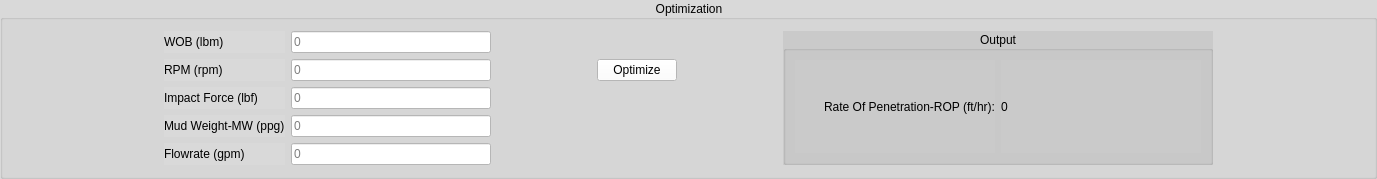
         <widget class="QGroupBox" name="groupBox_16">
          <property name="maximumSize">
           <size>
            <width>16777215</width>
            <height>500</height>
           </size>
          </property>
          <property name="font">
           <font>
            <family>Segoe UI</family>
            <pointsize>9</pointsize>
            <weight>50</weight>
            <bold>false</bold>
            <kerning>true</kerning>
           </font>
          </property>
          <property name="styleSheet">
           <string notr="true">background-color: rgb(217, 217, 217);</string>
          </property>
          <property name="title">
           <string>Optimization</string>
          </property>
          <property name="alignment">
           <set>Qt::AlignCenter</set>
          </property>
          <layout class="QGridLayout" name="gridLayout_22">
           <item row="1" column="2">
            <widget class="QLineEdit" name="RPMLineEdit">
             <property name="minimumSize">
              <size>
               <width>200</width>
               <height>0</height>
              </size>
             </property>
             <property name="maximumSize">
              <size>
               <width>500</width>
               <height>16777215</height>
              </size>
             </property>
             <property name="font">
              <font>
               <family>MS Shell Dlg 2</family>
               <pointsize>9</pointsize>
               <weight>50</weight>
               <bold>false</bold>
               <kerning>true</kerning>
              </font>
             </property>
             <property name="styleSheet">
              <string notr="true">background-color: rgb(255, 255, 255);</string>
             </property>
             <property name="placeholderText">
              <string>0</string>
             </property>
            </widget>
           </item>
           <item row="3" column="1">
            <widget class="QLabel" name="mudWeightLabel_2">
             <property name="maximumSize">
              <size>
               <width>16777215</width>
               <height>16777215</height>
              </size>
             </property>
             <property name="font">
              <font>
               <family>MS Shell Dlg 2</family>
               <pointsize>9</pointsize>
               <weight>50</weight>
               <bold>false</bold>
               <kerning>true</kerning>
              </font>
             </property>
             <property name="text">
              <string>Mud Weight-MW (ppg)</string>
             </property>
            </widget>
           </item>
           <item row="0" column="1">
            <widget class="QLabel" name="WOBLabel">
             <property name="minimumSize">
              <size>
               <width>80</width>
               <height>0</height>
              </size>
             </property>
             <property name="maximumSize">
              <size>
               <width>16777215</width>
               <height>16777215</height>
              </size>
             </property>
             <property name="font">
              <font>
               <family>MS Shell Dlg 2</family>
               <pointsize>9</pointsize>
               <weight>50</weight>
               <bold>false</bold>
               <kerning>true</kerning>
              </font>
             </property>
             <property name="text">
              <string>WOB (lbm)</string>
             </property>
            </widget>
           </item>
           <item row="2" column="1">
            <widget class="QLabel" name="impactForceLabel">
             <property name="minimumSize">
              <size>
               <width>0</width>
               <height>0</height>
              </size>
             </property>
             <property name="maximumSize">
              <size>
               <width>16777215</width>
               <height>16777215</height>
              </size>
             </property>
             <property name="font">
              <font>
               <family>MS Shell Dlg 2</family>
               <pointsize>9</pointsize>
               <weight>50</weight>
               <bold>false</bold>
               <kerning>true</kerning>
              </font>
             </property>
             <property name="text">
              <string>Impact Force (lbf)</string>
             </property>
            </widget>
           </item>
           <item row="4" column="2">
            <widget class="QLineEdit" name="flowrateLineEdit2">
             <property name="minimumSize">
              <size>
               <width>200</width>
               <height>0</height>
              </size>
             </property>
             <property name="maximumSize">
              <size>
               <width>500</width>
               <height>16777215</height>
              </size>
             </property>
             <property name="font">
              <font>
               <family>MS Shell Dlg 2</family>
               <pointsize>9</pointsize>
               <weight>50</weight>
               <bold>false</bold>
               <kerning>true</kerning>
              </font>
             </property>
             <property name="styleSheet">
              <string notr="true">background-color: rgb(255, 255, 255);</string>
             </property>
             <property name="placeholderText">
              <string>0</string>
             </property>
            </widget>
           </item>
           <item row="1" column="3">
            <spacer name="horizontalSpacer_7">
             <property name="orientation">
              <enum>Qt::Horizontal</enum>
             </property>
             <property name="sizeType">
              <enum>QSizePolicy::Preferred</enum>
             </property>
             <property name="sizeHint" stdset="0">
              <size>
               <width>100</width>
               <height>20</height>
              </size>
             </property>
            </spacer>
           </item>
           <item row="4" column="1">
            <widget class="QLabel" name="optFlowrateLabel">
             <property name="maximumSize">
              <size>
               <width>16777215</width>
               <height>16777215</height>
              </size>
             </property>
             <property name="font">
              <font>
               <family>MS Shell Dlg 2</family>
               <pointsize>9</pointsize>
               <weight>50</weight>
               <bold>false</bold>
               <kerning>true</kerning>
              </font>
             </property>
             <property name="text">
              <string>Flowrate (gpm)</string>
             </property>
            </widget>
           </item>
           <item row="2" column="2">
            <widget class="QLineEdit" name="impactForceLineEdit">
             <property name="minimumSize">
              <size>
               <width>200</width>
               <height>0</height>
              </size>
             </property>
             <property name="maximumSize">
              <size>
               <width>500</width>
               <height>16777215</height>
              </size>
             </property>
             <property name="font">
              <font>
               <family>MS Shell Dlg 2</family>
               <pointsize>9</pointsize>
               <weight>50</weight>
               <bold>false</bold>
               <kerning>true</kerning>
              </font>
             </property>
             <property name="styleSheet">
              <string notr="true">background-color: rgb(255, 255, 255);</string>
             </property>
             <property name="placeholderText">
              <string>0</string>
             </property>
            </widget>
           </item>
           <item row="1" column="1">
            <widget class="QLabel" name="RPMLabel">
             <property name="minimumSize">
              <size>
               <width>80</width>
               <height>0</height>
              </size>
             </property>
             <property name="maximumSize">
              <size>
               <width>300</width>
               <height>16777215</height>
              </size>
             </property>
             <property name="font">
              <font>
               <family>MS Shell Dlg 2</family>
               <pointsize>9</pointsize>
               <weight>50</weight>
               <bold>false</bold>
               <kerning>true</kerning>
              </font>
             </property>
             <property name="text">
              <string>RPM (rpm)</string>
             </property>
            </widget>
           </item>
           <item row="3" column="2">
            <widget class="QLineEdit" name="mudWeightLineEdit2">
             <property name="minimumSize">
              <size>
               <width>200</width>
               <height>0</height>
              </size>
             </property>
             <property name="maximumSize">
              <size>
               <width>500</width>
               <height>16777215</height>
              </size>
             </property>
             <property name="font">
              <font>
               <family>MS Shell Dlg 2</family>
               <pointsize>9</pointsize>
               <weight>50</weight>
               <bold>false</bold>
               <kerning>true</kerning>
              </font>
             </property>
             <property name="styleSheet">
              <string notr="true">background-color: rgb(255, 255, 255);</string>
             </property>
             <property name="placeholderText">
              <string>0</string>
             </property>
            </widget>
           </item>
           <item row="0" column="2">
            <widget class="QLineEdit" name="WOBLineEdit">
             <property name="minimumSize">
              <size>
               <width>200</width>
               <height>0</height>
              </size>
             </property>
             <property name="maximumSize">
              <size>
               <width>500</width>
               <height>16777215</height>
              </size>
             </property>
             <property name="font">
              <font>
               <family>MS Shell Dlg 2</family>
               <pointsize>9</pointsize>
               <weight>50</weight>
               <bold>false</bold>
               <kerning>true</kerning>
              </font>
             </property>
             <property name="styleSheet">
              <string notr="true">background-color: rgb(255, 255, 255);</string>
             </property>
             <property name="placeholderText">
              <string>0</string>
             </property>
            </widget>
           </item>
           <item row="0" column="6" rowspan="5">
            <widget class="QGroupBox" name="groupBox_19">
             <property name="maximumSize">
              <size>
               <width>16777215</width>
               <height>16777215</height>
              </size>
             </property>
             <property name="font">
              <font>
               <family>Segoe UI</family>
               <pointsize>9</pointsize>
               <weight>50</weight>
               <bold>false</bold>
               <kerning>true</kerning>
              </font>
             </property>
             <property name="styleSheet">
              <string notr="true">background-color: rgb(202, 202, 202);</string>
             </property>
             <property name="title">
              <string>Output</string>
             </property>
             <property name="alignment">
              <set>Qt::AlignCenter</set>
             </property>
             <layout class="QHBoxLayout" name="horizontalLayout_3">
              <item>
               <widget class="QLabel" name="ROPLabel">
                <property name="minimumSize">
                 <size>
                  <width>200</width>
                  <height>0</height>
                 </size>
                </property>
                <property name="font">
                 <font>
                  <family>MS Shell Dlg 2</family>
                  <pointsize>9</pointsize>
                  <weight>50</weight>
                  <bold>false</bold>
                  <kerning>true</kerning>
                 </font>
                </property>
                <property name="text">
                 <string>Rate Of Penetration-ROP (ft/hr):</string>
                </property>
                <property name="alignment">
                 <set>Qt::AlignRight|Qt::AlignTrailing|Qt::AlignVCenter</set>
                </property>
               </widget>
              </item>
              <item>
               <widget class="QLabel" name="ROPOutputLabel">
                <property name="minimumSize">
                 <size>
                  <width>200</width>
                  <height>0</height>
                 </size>
                </property>
                <property name="font">
                 <font>
                  <family>MS Shell Dlg 2</family>
                  <pointsize>9</pointsize>
                  <weight>50</weight>
                  <bold>false</bold>
                  <kerning>true</kerning>
                 </font>
                </property>
                <property name="text">
                 <string>0</string>
                </property>
               </widget>
              </item>
             </layout>
            </widget>
           </item>
           <item row="0" column="0">
            <spacer name="horizontalSpacer">
             <property name="orientation">
              <enum>Qt::Horizontal</enum>
             </property>
             <property name="sizeType">
              <enum>QSizePolicy::Preferred</enum>
             </property>
             <property name="sizeHint" stdset="0">
              <size>
               <width>150</width>
               <height>0</height>
              </size>
             </property>
            </spacer>
           </item>
           <item row="0" column="7">
            <spacer name="horizontalSpacer_2">
             <property name="orientation">
              <enum>Qt::Horizontal</enum>
             </property>
             <property name="sizeType">
              <enum>QSizePolicy::Preferred</enum>
             </property>
             <property name="sizeHint" stdset="0">
              <size>
               <width>150</width>
               <height>0</height>
              </size>
             </property>
            </spacer>
           </item>
           <item row="1" column="4">
            <widget class="QPushButton" name="optimizeButton">
             <property name="maximumSize">
              <size>
               <width>200</width>
               <height>16777215</height>
              </size>
             </property>
             <property name="font">
              <font>
               <family>MS Shell Dlg 2</family>
               <pointsize>9</pointsize>
               <weight>50</weight>
               <bold>false</bold>
               <kerning>true</kerning>
              </font>
             </property>
             <property name="autoFillBackground">
              <bool>false</bool>
             </property>
             <property name="styleSheet">
              <string notr="true">background-color: rgb(255, 255, 255);</string>
             </property>
             <property name="text">
              <string>Optimize</string>
             </property>
             <property name="autoDefault">
              <bool>true</bool>
             </property>
            </widget>
           </item>
           <item row="1" column="5">
            <spacer name="horizontalSpacer_8">
             <property name="orientation">
              <enum>Qt::Horizontal</enum>
             </property>
             <property name="sizeType">
              <enum>QSizePolicy::Preferred</enum>
             </property>
             <property name="sizeHint" stdset="0">
              <size>
               <width>100</width>
               <height>20</height>
              </size>
             </property>
            </spacer>
           </item>
          </layout>
         </widget>
